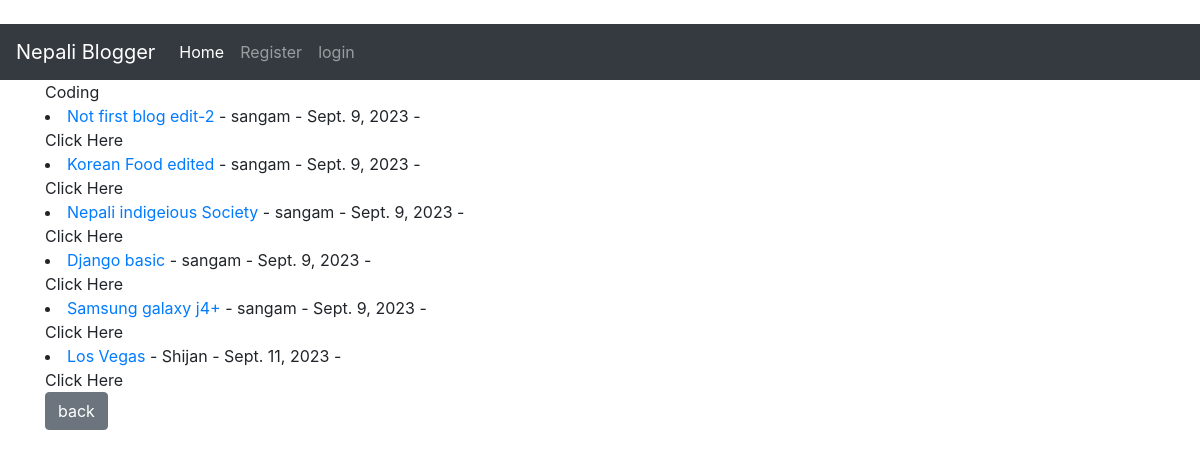
Screenshot of /category/Coding/ with the database file from the repository.
### myblog/models.py (models this page shows, shortened)
class Post(models.Model):
    title = models.CharField(max_length=100)
    title_tag = models.CharField(max_length=100,default="Nepali Blogger")
    author = models.ForeignKey(User,on_delete=models.CASCADE)
    image_upload = models.ImageField(null = True,blank=True,upload_to="images/")
    body = RichTextField(null=True,blank=True)
    post_date = models.DateField(auto_now_add=True)
    category = models.CharField(max_length=225,default='Coding')
    likes = models.ManyToManyField(User,related_name='blog_post')
    snippets = models.CharField(max_length=200,default="Click Here")

### myblog/views.py (the view)
# urls.py: path('category/<str:cats>/',CategoryView,name = 'category'),
def CategoryView(request,cats):
    cat_post = Post.objects.filter(category = cats)
    return render(request,'category.html',{'cats':cats,'cat_post':cat_post})

### myblog/templates/category.html (shortened to what this page needs)
{% extends 'base.html' %}
{% block content %}
{{cats}}
{%for post in cat_post%}
<li><a href="{% url 'article-view' post.pk  %}">    {{post.title}}</a> - {{post.author}} - {{post.post_date}} -
    <br>
    {{post.snippets}}
</li>
{%endfor%}
<a href="{%url 'home'%}" class = 'btn btn-secondary'>back</a>
{% endblock content %}

### rows the page displays
Post: title "Not first blog edit-2", author "sangam", post_date "Sept. 9, 2023", snippets "Click Here"
Post: title "Korean Food edited", author "sangam", post_date "Sept. 9, 2023", snippets "Click Here"
Post: title "Nepali indigeious Society", author "sangam", post_date "Sept. 9, 2023", snippets "Click Here"
Post: title "Django basic", author "sangam", post_date "Sept. 9, 2023", snippets "Click Here"
Post: title "Samsung galaxy j4+", author "sangam", post_date "Sept. 9, 2023", snippets "Click Here"
Post: title "Los Vegas", author "Shijan", post_date "Sept. 11, 2023", snippets "Click Here"

### other values shown
{{ cats }} "Coding"
